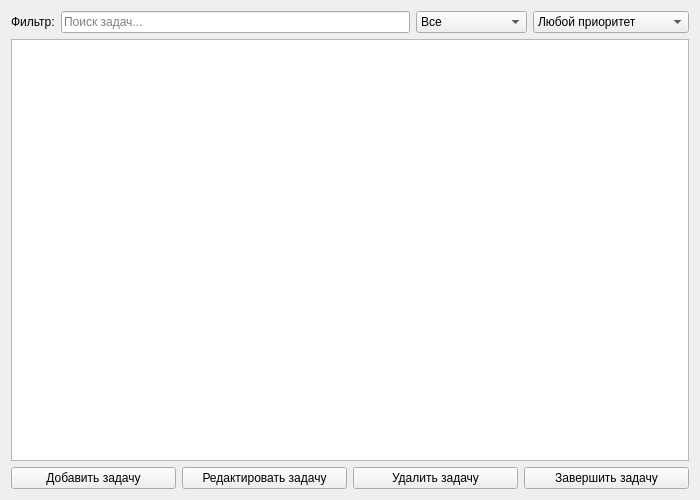
<?xml version="1.0" encoding="UTF-8"?>
<ui version="4.0">
 <class>TaskWidget</class>
 <widget class="QWidget" name="TaskWidget">
  <property name="geometry">
   <rect>
    <x>0</x>
    <y>0</y>
    <width>700</width>
    <height>500</height>
   </rect>
  </property>
  <property name="windowTitle">
   <string>Задачи</string>
  </property>
  <layout class="QVBoxLayout" name="verticalLayout">
   <item>
    <layout class="QHBoxLayout" name="filterLayout">
     <item>
      <widget class="QLabel" name="filterLabel">
       <property name="text">
        <string>Фильтр:</string>
       </property>
      </widget>
     </item>
     <item>
      <widget class="QLineEdit" name="filterLineEdit">
       <property name="placeholderText">
        <string>Поиск задач...</string>
       </property>
       <property name="clearButtonEnabled">
        <bool>true</bool>
       </property>
      </widget>
     </item>
     <item>
      <widget class="QComboBox" name="statusFilterComboBox">
       <item>
        <property name="text">
         <string>Все</string>
        </property>
       </item>
       <item>
        <property name="text">
         <string>Ожидающие</string>
        </property>
       </item>
       <item>
        <property name="text">
         <string>Завершенные</string>
        </property>
       </item>
      </widget>
     </item>
     <item>
      <widget class="QComboBox" name="priorityFilterComboBox">
       <item>
        <property name="text">
         <string>Любой приоритет</string>
        </property>
       </item>
       <item>
        <property name="text">
         <string>Срочно и Важно</string>
        </property>
       </item>
       <item>
        <property name="text">
         <string>Важно, Не срочно</string>
        </property>
       </item>
       <item>
        <property name="text">
         <string>Срочно, Не важно</string>
        </property>
       </item>
       <item>
        <property name="text">
         <string>Не срочно и Не важно</string>
        </property>
       </item>
      </widget>
     </item>
    </layout>
   </item>
   <item>
    <widget class="QTableView" name="taskTableView">
     <property name="selectionMode">
      <enum>QAbstractItemView::SingleSelection</enum>
     </property>
     <property name="selectionBehavior">
      <enum>QAbstractItemView::SelectRows</enum>
     </property>
     <property name="sortingEnabled">
      <bool>true</bool>
     </property>
     <attribute name="horizontalHeaderStretchLastSection">
      <bool>true</bool>
     </attribute>
     <attribute name="verticalHeaderVisible">
      <bool>false</bool>
     </attribute>
    </widget>
   </item>
   <item>
    <layout class="QHBoxLayout" name="buttonLayout">
     <item>
      <widget class="QPushButton" name="addTaskButton">
       <property name="text">
        <string>Добавить задачу</string>
       </property>
       <property name="icon">
        <iconset resource="../resources/resources.qrc">
         <normaloff>:/icons/add.png</normaloff>:/icons/add.png</iconset>
       </property>
      </widget>
     </item>
     <item>
      <widget class="QPushButton" name="editTaskButton">
       <property name="text">
        <string>Редактировать задачу</string>
       </property>
       <property name="icon">
        <iconset resource="../resources/resources.qrc">
         <normaloff>:/icons/edit.png</normaloff>:/icons/edit.png</iconset>
       </property>
      </widget>
     </item>
     <item>
      <widget class="QPushButton" name="deleteTaskButton">
       <property name="text">
        <string>Удалить задачу</string>
       </property>
       <property name="icon">
        <iconset resource="../resources/resources.qrc">
         <normaloff>:/icons/delete.png</normaloff>:/icons/delete.png</iconset>
       </property>
      </widget>
     </item>
     <item>
      <widget class="QPushButton" name="completeTaskButton">
       <property name="text">
        <string>Завершить задачу</string>
       </property>
       <property name="icon">
        <iconset resource="../resources/resources.qrc">
         <normaloff>:/icons/complete.png</normaloff>:/icons/complete.png</iconset>
       </property>
      </widget>
     </item>
    </layout>
   </item>
  </layout>
 </widget>
 <resources>
  <include location="../resources/resources.qrc"/>
 </resources>
 <connections/>
</ui>
